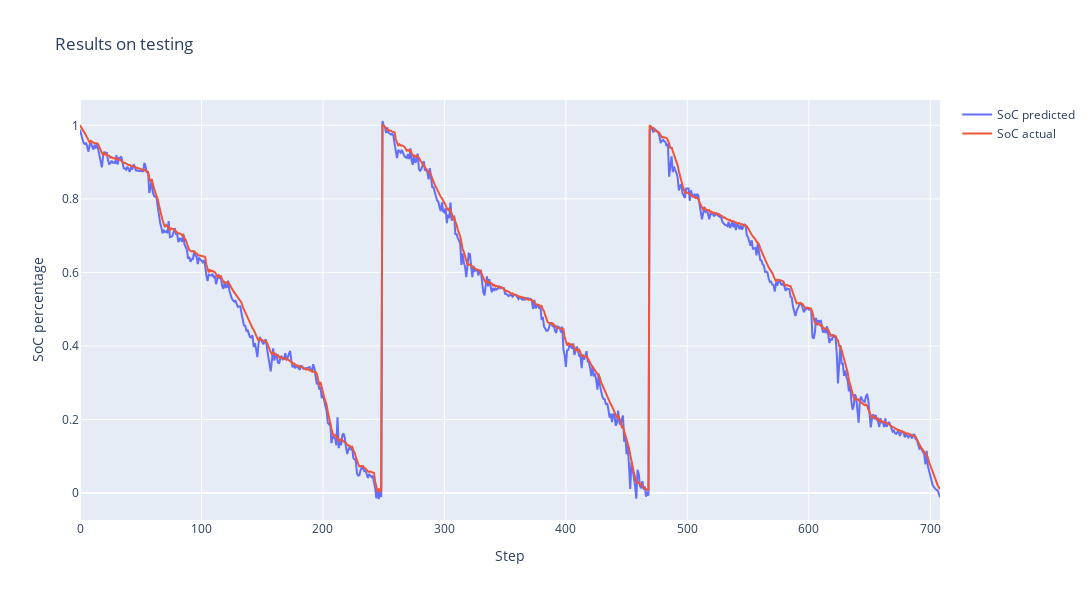

Write notebook code for a chart like this one.
### Code cell
cycle_num = 0
steps_num = 8000
step_index = np.arange(cycle_num*steps_num, (cycle_num+1)*steps_num)

fig = go.Figure()
fig.add_trace(go.Scatter(x=step_index, y=test_predictions.flatten()[cycle_num*steps_num:(cycle_num+1)*steps_num],
                    mode='lines', name='SoC predicted'))
fig.add_trace(go.Scatter(x=step_index, y=test_y.flatten()[cycle_num*steps_num:(cycle_num+1)*steps_num],
                    mode='lines', name='SoC actual'))
fig.update_layout(title='Results on testing',
                  xaxis_title='Step',
                  yaxis_title='SoC percentage',
                  width=1400,
                  height=600)
fig.show()

### Figure 1 — Plotly figure (JSON) as saved in the notebook; plotly's stock layout.template omitted (floating-point values rounded to 4 significant figures; data arrays with more than 128 entries replaced by an {"elided": "..."} marker saying what was removed)
{"data": [{"mode": "lines", "name": "SoC predicted", "type": "scatter", "x": {"elided": "8000 int values"}, "y": {"elided": "709 float values"}}, {"mode": "lines", "name": "SoC actual", "type": "scatter", "x": {"elided": "8000 int values"}, "y": {"elided": "709 float values"}}], "layout": {"height": 600, "title": {"text": "Results on testing"}, "width": 1400, "xaxis": {"title": {"text": "Step"}}, "yaxis": {"title": {"text": "SoC percentage"}}}}
